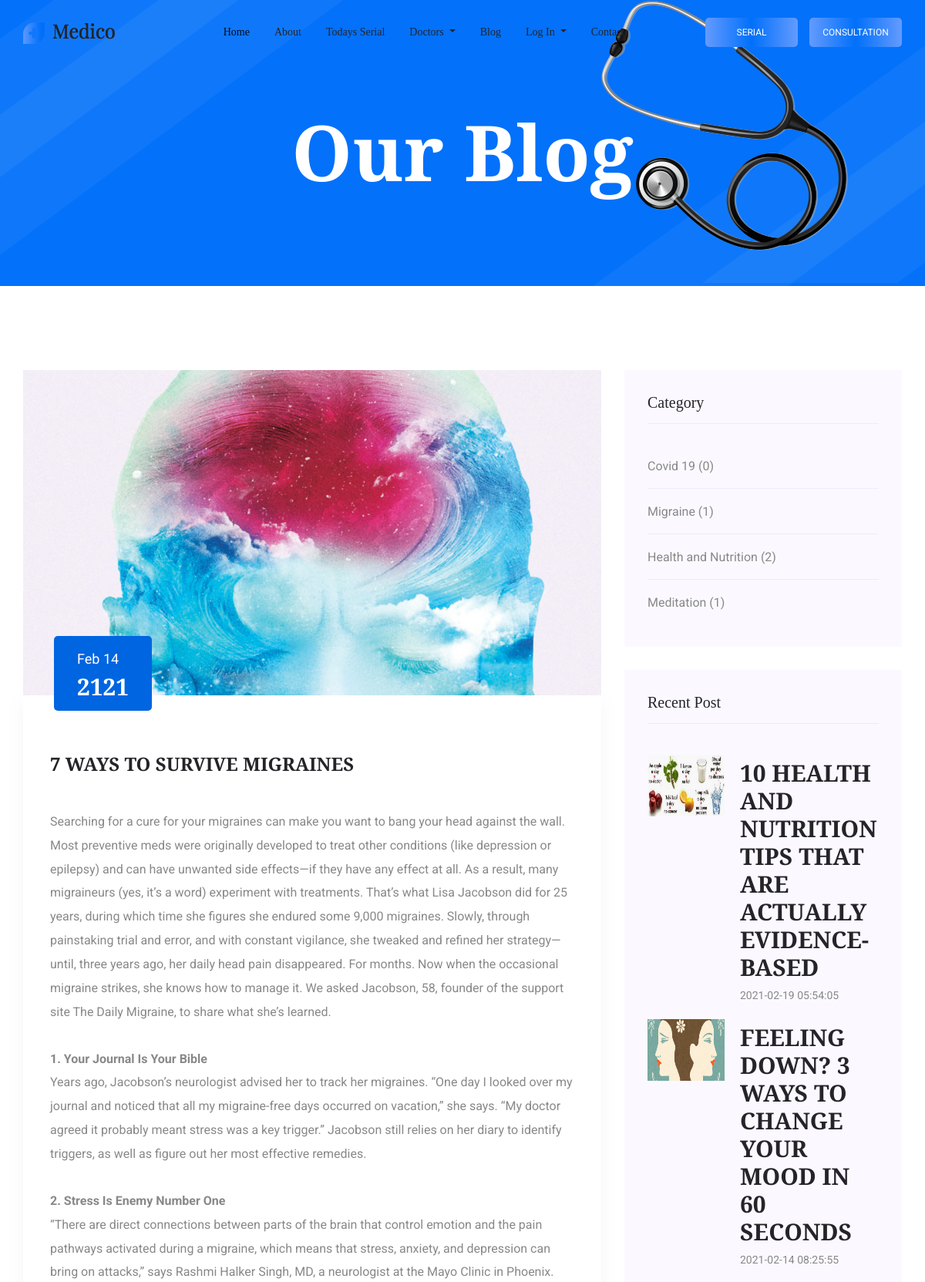
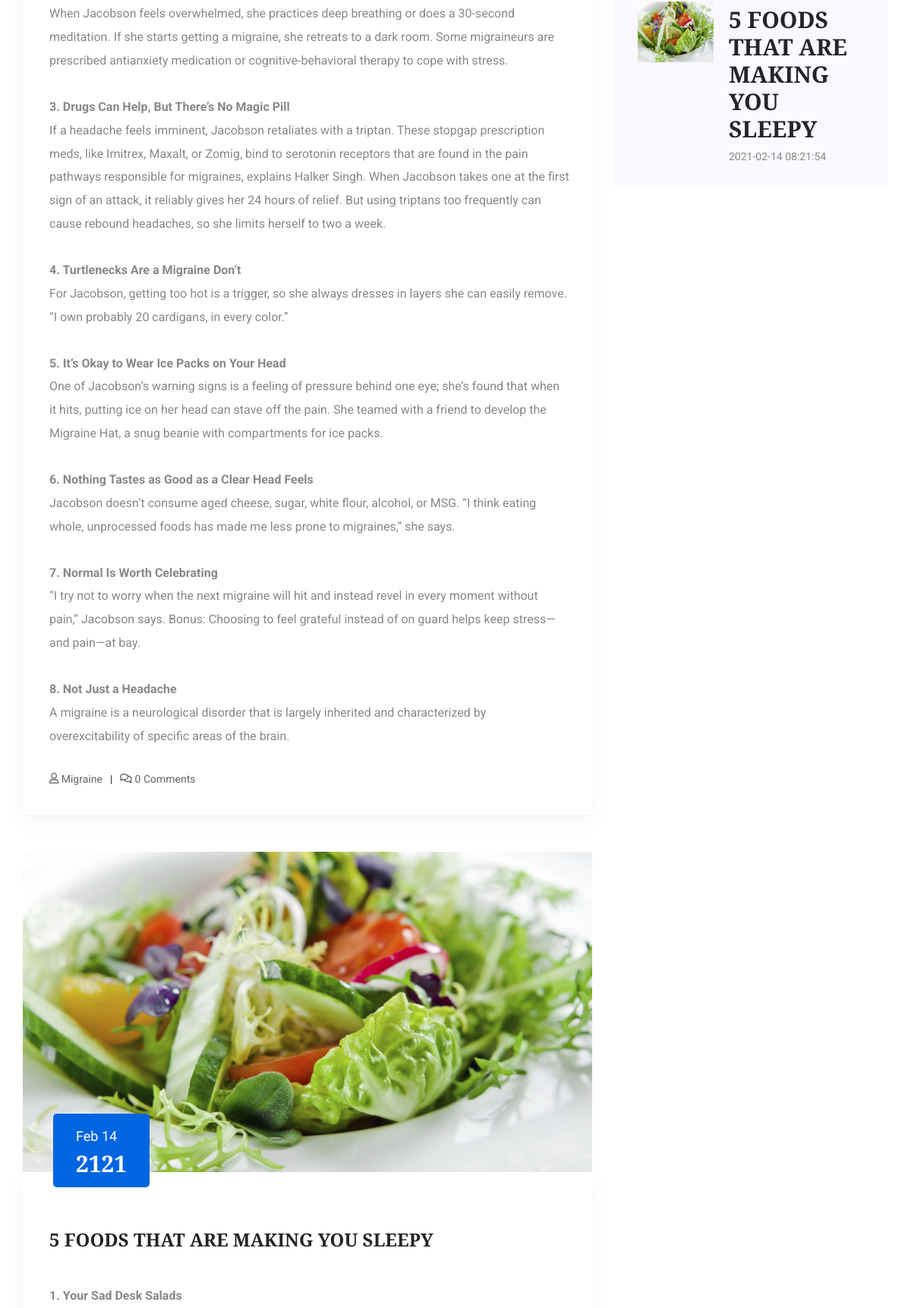
Screenshot of /blog.php (upper part) with the database file from the repository (2 pictures, top to bottom).
### tables this page shows
CREATE TABLE `blog_table` (
  `blog_id` int(11) NOT NULL,
  `cat_id` int(11) NOT NULL,
  `blog_title` varchar(266) NOT NULL,
  `blog_post` text NOT NULL,
  `blog_image` varchar(200) NOT NULL,
  `date` timestamp NOT NULL DEFAULT current_timestamp()
);

CREATE TABLE `blogcat_table` (
  `cat_id` int(11) NOT NULL,
  `cat_name` varchar(300) NOT NULL
);

### library/db.php (called while the page is built, shortened)
<?php
class DBconnection{
	public function connectDataBase(){
		$this->con = new mysqli('localhost', 'root', '','doctor_db');
	}
}
?>

### library/Selectclass.php (called while the page is built, shortened)
<?php
include_once 'db.php';
class Selectclass extends DBconnection{
	public function select($query){
		$result = $this->con->query($query) or die($this->con->error.__LINE__);
		if($result->num_rows > 0){
			return $result;
		} else {
			return false;
		}
	}
	public function selects($query){
		$result = $this->con->query($query) or die($this->con->error.__LINE__);
		if($result){
			return $result;
		} else {
			return false;
		}
	}
		public function selectall($var){
		$query = "SELECT * FROM $var";
		$result = self::selects($query);
		return $result;
	}
	public function selectallId($var,$varid,$id){
		$query = "SELECT * FROM $var WHERE $varid = $id ";
		$result = self::selects($query);
		return $result;
	}
		public function selectalljoinTWO($var,$vars,$id){
		$query = "SELECT * FROM $var LEFT JOIN $vars ON $var.$id = $vars.$id";
		$result = self::select($query);
		return $result;
	}public function selectalljoinTWOpagination($start_form,$per_page,$var,$vars,$id){
		$query = "SELECT * FROM $var LEFT JOIN $vars ON $var.$id = $vars.$id limit $start_form,$per_page";
		$result = self::select($query);
		return $result;
	}
	public function blogrecentpost($var,$vars,$id){
		$query = "SELECT * FROM $var LEFT JOIN $vars ON $var.$id = $vars.$id  order by blog_id DESC limit 3";
		$result = self::select($query);
		return $result;
	}
	public function selectalljoinTWOid($var,$vars,$id,$i){
		$query = "SELECT * FROM $var LEFT JOIN $vars ON $var.$id = $vars.$id where $var.$id = $i";
		$result = self::selects($query);
		return $result;
	}
}
 ?>

### blog.php (the view, shortened to what this page needs)
<?php include_once 'header.php';
  $per_page = 3;
if (isset($_GET["page"])) {
$page = $_GET["page"];
}else {
$page =1;
}
$start_form = ($page-1) * $per_page;
?>
    <section class="breadcrumb_part breadcrumb_bg">
        <div class="container">
            <div class="row">
                <div class="col-lg-12">
                    <div class="breadcrumb_iner">
                        <div class="breadcrumb_iner_item">
                            <h2>our blog</h2>
                        </div>
                    </div>
                </div>
            </div>
        </div>
    </section>
    <section class="blog_area section_padding">
        <div class="container">
            <div class="row">
                <div class="col-lg-8 mb-5 mb-lg-0">
                    <div class="blog_left_sidebar">
 <?php
 if (isset($_GET['catid'])) {
    $viewdoctor = $sc->selectalljoinTWOid('blog_table','blogcat_table','cat_id',$_GET['catid']);
                        while ($row = $viewdoctor->fetch_assoc()) {
    ?>
    <article class="blog_item">
                            <div class="blog_item_img">
                                <img class="card-img rounded-0" src="<?php echo $row['blog_image'];?>" alt="">
                                <a href="#" class="blog_item_date">
                                    <!-- <h3>15</h3>
                                    <p>Jan</p> -->
                                    <?php
                                    $timestamp = $row['date'];
                                     ?>
                                     <p><?php  echo date("M d",strtotime($timestamp)); ?></p>
                                     <h3><?php echo date("yy",strtotime($timestamp)); ?></h3>
                                </a>
                            </div>
                            <div class="blog_details">
                                <a class="d-inline-block" href="single-blog.php?blogpostid=<?php echo $row['blog_id'];?>">
                                    <h2><?php echo $row['blog_title'];?></h2>
                                </a>
                                <p><?php echo $row['blog_post'];?></p>
                                <ul class="blog-info-link">
                                    <li><a href="#"><i class="far fa-user"></i> <?php echo $row['cat_name'];?></a></li>
                                    <li><a href="single-blog.php?blogpostid=<?php echo $row['blog_id'];?>"><i class="far fa-comments"></i>  <?php $blogcomment = $sc->selectallId('blogcomment_table','blog_id',$row['blog_id']);
                     $get = mysqli_num_rows($blogcomment);
                        if ($get>0) {
                            echo $get;
                        }else{
                            echo '0';
                        }
                     ?> Comments</a></li>
                                </ul>
                            </div>
                        </article>
                    <?php }  ?>
                     <?php }else{
                      ?>
                    <?php
                    $viewdoctor = $sc->selectalljoinTWOpagination($start_form,$per_page,'blog_table','blogcat_table','cat_id');
                    if ($viewdoctor) {
                        while ($row = $viewdoctor->fetch_assoc()) {
                ?>
                        <article class="blog_item">
                            <div class="blog_item_img">
                                <img class="card-img rounded-0" src="<?php echo $row['blog_image'];?>" alt="">
                                <a href="#" class="blog_item_date">
                                           <?php
                                    $timestamp = $row['date'];
                                     ?>
                                     <p><?php  echo date("M d",strtotime($timestamp)); ?></p>
                                     <h3><?php echo date("yy",strtotime($timestamp)); ?></h3>
                                </a>
                            </div>
                            <div class="blog_details">
                                <a class="d-inline-block" href="single-blog.php?blogpostid=<?php echo $row['blog_id'];?>">
                                    <h2><?php echo $row['blog_title'];?></h2>
                                </a>
                                <p><?php echo $row['blog_post'];?></p>
                                <ul class="blog-info-link">
                                    <li><a href="#"><i class="far fa-user"></i> <?php echo $row['cat_name'];?></a></li>
                                    <li><a href="single-blog.php?blogpostid=<?php echo $row['blog_id'];?>"><i class="far fa-comments"></i>  <?php $blogcomment = $sc->selectallId('blogcomment_table','blog_id',$row['blog_id']);
                     $get = mysqli_num_rows($blogcomment);
                        if ($get>0) {
                            echo $get;
                        }else{
                            echo '0';
                        }
                     ?> Comments</a></li>
                                </ul>
                            </div>
                        </article>
                    <?php } } }?>
                    </div>
                </div>
                <div class="col-lg-4">
                    <div class="blog_right_sidebar">
                        <aside class="single_sidebar_widget post_category_widget">
                            <h4 class="widget_title">Category</h4>
                                      <ul class="list cat-list">
                                <?php
                    $viewdoctor = $sc->selectall('blogcat_table');
                    if ($viewdoctor) {
                        while ($row = $viewdoctor->fetch_assoc()) {
                ?>
                                <li>
                                    <a href="blog.php?catid=<?php echo $row['cat_id'];?>" class="d-flex">
                                        <p><?php echo $row['cat_name'];?> (<?php $catcount = $sc->selectalljoinTWOid('blog_table','blogcat_table','cat_id',($row['cat_id']));
                     $get = mysqli_num_rows($catcount);
                        if ($get>0) {
                            echo $get;
                        }else{
                            echo '0';
                        }
                     ?>)</p>
                                    </a>
                                </li>
                            <?php } } ?>
                            </ul>
                        </aside>
                        <aside class="single_sidebar_widget popular_post_widget">
                            <h3 class="widget_title">Recent Post</h3>
                  <?php
                    $viewdoctor = $sc->blogrecentpost('blog_table','blogcat_table','cat_id');
                    if ($viewdoctor) {
                        while ($row = $viewdoctor->fetch_assoc()) {
                    ?>
                            <div class="media post_item">
                                <img style="width: 100px; height: 80px;" src="<?php echo $row['blog_image'];?>" alt="post">
                                <div class="media-body">
                                    <a href="single-blog.php?blogpostid=<?php echo $row['blog_id'] ?>">
                                        <h3><?php echo $row['blog_title'];?></h3>
                                    </a>
                                    <p><?php echo $row['date'];?></p>
                                </div>
                            </div>
                    <?php  } }?>
                        </aside>
                    </div>
                </div>
            </div>
        </div>
    </section>
      <?php include_once 'footer.php'; ?>

### rows the page displays
blog_table: blog_image (picture), date "Feb 14", date "2121", blog_title "7 WAYS TO SURVIVE MIGRAINES", blog_post "Searching for a cure for your migraines can make you want to bang your head against the wall. Most preventive meds were originally developed to treat other conditions (like depression or epilepsy) and can have unwanted side effects—if they have any effect at all. As a result, many migraineurs (yes, it’s a word) experiment with treatments. That’s what Lisa Jacobson did for 25 years, during which time she figures she endured some 9,000 migraines. Slowly, through painstaking trial and error, and with constant vigilance, she tweaked and refined her strategy—until, three years ago, her daily head pain disappeared. For months. Now when the occasional migraine strikes, she knows how to manage it.…", cat.cat_name "Migraine"
blog_table: blog_image (picture), date "Feb 14", date "2121", blog_title "5 FOODS THAT ARE MAKING YOU SLEEPY", blog_post "1. Your Sad Desk Salads", date "2021-02-14 08:21:54"
blogcat_table: cat_name "Covid 19", shows "0"
blogcat_table: cat_name "Migraine", get "1"
blogcat_table: cat_name "Health and Nutrition", get "2"
blogcat_table: cat_name "Meditation", get "1"
blog_table: blog_image (picture), blog_title "10 HEALTH AND NUTRITION TIPS THAT ARE ACTUALLY EVIDENCE-BASED", date "2021-02-19 05:54:05"
blog_table: blog_image (picture), blog_title "FEELING DOWN? 3 WAYS TO CHANGE YOUR MOOD IN 60 SECONDS", date "2021-02-14 08:25:55"
